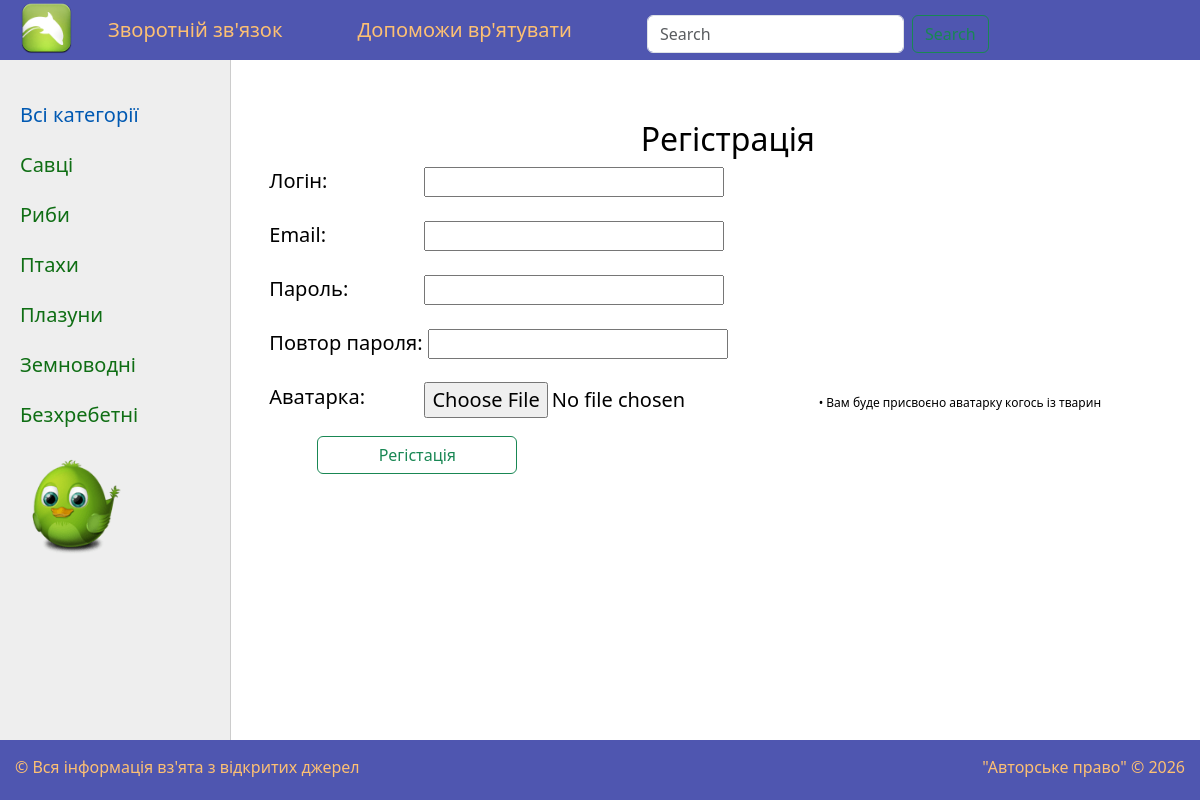
Screenshot of /register/ with the database file from the repository.
### animal/models.py (models this page shows, shortened)
class Category(models.Model):
    name = models.CharField(max_length=100, db_index=True, verbose_name='Категорія')
    slug = models.SlugField(max_length=255, unique=True, db_index=True, verbose_name='URL')
    def get_absolute_url(self):
        return reverse('category', kwargs={'cat_slug': self.slug})
    class Meta:
        verbose_name ='Категорії'
        verbose_name_plural = 'Категорії'
        ordering = ['id']

### animal/views.py (the view, shortened to what this page needs)
# urls.py: path('register/', RegisterUser.as_view(), name='register'),
class RegisterUser(DataMixin, CreateView):
    form_class = RegisterUserForm
    template_name = 'animal/register.html'
    success_url = reverse_lazy('login')
    def get_context_data(self, *, object_list=None, **kwargs):
        context = super().get_context_data(**kwargs)
        c_def = self.get_user_context(title="Регістрація")
        return dict(list(context.items()) + list(c_def.items()))

### animal/forms.py
class RegisterUserForm(UserCreationForm):
    username = forms.CharField(label='Логін', widget=forms.TextInput(attrs={'class': 'form-input'}))
    email = forms.EmailField(label='Email', widget=forms.EmailInput(attrs={'class': 'form-input'}))
    password1 = forms.CharField(label='Пароль', widget=forms.PasswordInput(attrs={'class': 'form-input'}))
    password2 = forms.CharField(label='Повтор пароля', widget=forms.PasswordInput(attrs={'class': 'form-input'}))
    ava = forms.FileField(label='Аватарка', required=False)
    class Meta:
        model = MyUser
        fields = ('username', 'email', 'password1', 'password2', 'ava')

### animal/utils.py (called while the page is built)
    def get_user_context(self, flag=True, **kwargs):
        context = kwargs
        cats = Category.objects.all()
        user_menu = menu.copy()
        if not self.request.user.is_authenticated:
            user_menu.pop(1)
        context['menu'] = user_menu
        context['cats'] = cats
        context['year'] = datetime.now().year
        if 'cat_selected' not in context and flag:
            context['cat_selected'] = 0
        return context

### animal/templates/animal/register.html (shortened to what this page needs)
{% extends 'animal/base.html' %}
{% block content %}
<center>
<h1>{{title}}</h1>
</center>
<form method="post" enctype="multipart/form-data">
  {% for f in form %}
  {% if not forloop.last %}
    <p><label class="form-label" for="{{f.id_for_label}}">{{f.label}}:</label> {{f}}</p>
  {% else %}
    <p><label class="form-label" for="{{f.id_for_label}}">{{f.label}}:</label> {{f}} <span class="info"> &bull; Вам буде присвоєно аватарку когось із тварин </span></p>
  {% endif %}
  {% endfor %}
  <button class="btn btn-outline-success sub" type="submit">Регістація</button>
</form>
{% endblock %}

### animal/templates/animal/base.html (shortened to what this page needs)
<!DOCTYPE html>
{% load static %}
<html lang="uk">
<head>
    <link type="text/css" href="{% static 'animal/css/styles.css' %}" rel="stylesheet" />
    <link href="https://cdn.jsdelivr.net/npm/bootstrap@5.3.0/dist/css/bootstrap.min.css" rel="stylesheet">
</head>
<body>
<table id ="table-page" border=0 cellpadding="0" cellspacing="0">
<tr><td valign=top>
    <div id="header">
        <ul class="h_menu">
            <li class="logo"><a href="{% url 'home' %}"><div class="logo"></div></a></li>
            {% for m in menu %}
                <li ><a href="{% url m.url_name %}">{{m.title}}</a></li>
            {% endfor %}
           <li> <form action="{% url 'search_post' %}" class="d-flex" role="search" method="post">
            <input class="form-control me-2" type="search" placeholder="Search" aria-label="Search" name="searched">
            <button class="btn btn-outline-success" type="submit">Search</button>
            </form>
            </li>
        </ul>
    </div>
<table id="table-content" border=0 cellpadding="0" cellspacing="0">
<tr>
	<td valign="top" class="left-chapters">
	<ul id="leftchapters">
		{% if cat_selected == 0 %}
		<li class="selected">Всі категорії</li>
		{% else %}
		<li class="an"><a  href="{% url 'home' %}">Всі категорії</a></li>
		{% endif %}
        {% for c in cats %}
		{% if c.pk == cat_selected %}
		<li class="selected">{{ c.name }}</li>
		{% else %}
		<li  class="an"><a href="{{ c.get_absolute_url }}">{{ c.name }}</a></li>
		{% endif %}
		{% endfor %}
            <li class="animation"> </li>
        </ul>
    </td>
<td valign="top" class="content">
	<div class="content-text">
      {% block content %}
    {% endblock %}
	</div>
</td></tr></table>
</td></tr>
<tr><td valign=top>
    <div id ="footer">
        <p>&copy; Вся інформація вз'ята з відкритих джерел <span class="right">"Авторське право" &copy; {{ year }}</span></p>
    </div>
</td></tr></table>
</body>
</html>

### animal/static/animal/css/styles.css (style rules this page uses)
html, body { font-family: Comic Sans MS, Comic Sans, cursive; margin: 0; padding: 0; height: 100%; width: 100%; }
#header, #footer { background: #4f56b0; height: 60px; }
.logo { background: url('../images/logos.png') no-repeat; background-size: cover; width: 53px; height: 53px; transition: .3s; }
ul.h_menu { list-style: none; margin: 0; padding: 0; height: 55px; color: #fdc073; font-size: 20px; overflow: hidden; }
ul.h_menu li { float: left; margin: 15px 40px 0 35px; }
ul.h_menu li.logo { margin: 2px 0 0 20px; }
ul.h_menu li a { color: #fdc073; text-decoration: none; }
#table-page { width: 100%; height: 100%; vertical-align: top; }
#table-page tr { height: 100%; }
#table-content { width: 100%; min-height: 100%; height: 100%; padding-right: 1%; }
.left-chapters { width: 230px; margin: 0; background: #eee; border-right: 1px solid #ccc; min-height: 100%; }
.left-chapters ul { margin: 0; padding: 20px 10px 10px 20px; list-style: none; font-size: 20px; }
.left-chapters ul li.selected { color: #0059b2; }
.left-chapters ul li { margin: 20px 0 0 0; color: #135c25; }
#leftchapters li a, .on_post, .on_post-info { color: #0f6e14; text-decoration: none; }
.animation { background: url('../images/Arrioch-Birdie-Adium-Adium-Bird-Awake.128.png') no-repeat; background-size: cover; width: 110px; height: 110px; }
.content-text h1 { font-size: 32px; margin-left: 15px; }
.content-text { margin: 60px 0 0 10px; color: #000; font-size: 20px; }
#footer p { padding: 15px; color: #fdc073; }
.right { float:right; }
.form-input { width: 300px; font-size: 16px; }
.form-label { margin-left:3%; display: inline-block; min-width: 150px; vertical-align: top; }
button.sub { margin-left:8%; min-width: 200px; font-size: 16px; }
.info { font-size: 12px; }

### rows the page displays
Category: name "Савці"
Category: name "Риби"
Category: name "Птахи"
Category: name "Плазуни"
Category: name "Земноводні"
Category: name "Безхребетні"

### other values shown
{{ m.title }} "Зворотній зв'язок" "Допоможи вр'ятувати"
{{ title }} "Регістрація"
{{ f.label }} "Логін" "Email" "Пароль" "Повтор пароля"
{{ f.label }} "Аватарка"
{{ year }} "2026"
